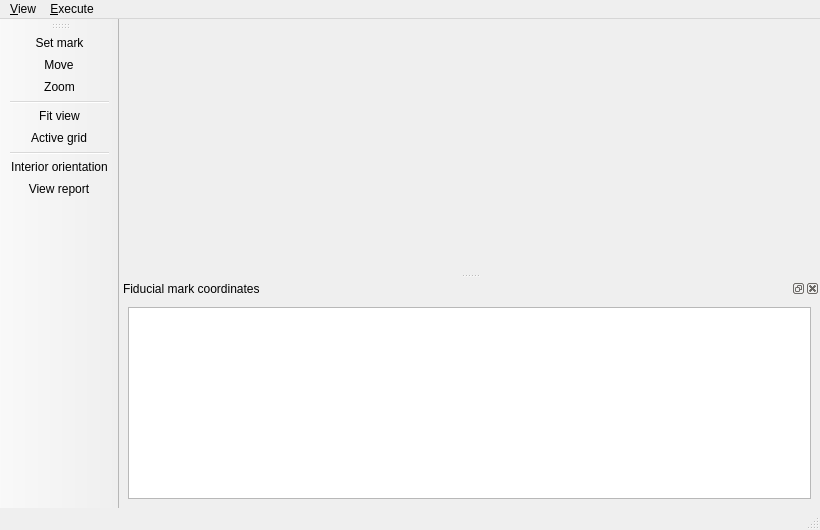
<?xml version="1.0" encoding="UTF-8"?>
<ui version="4.0">
 <class>IOMainWindow</class>
 <widget class="QMainWindow" name="IOMainWindow">
  <property name="geometry">
   <rect>
    <x>0</x>
    <y>0</y>
    <width>820</width>
    <height>530</height>
   </rect>
  </property>
  <property name="windowTitle">
   <string>Interior Orientation</string>
  </property>
  <property name="windowIcon">
   <iconset resource="../resource/resource.qrc">
    <normaloff>:/icon/WindowIcon.png</normaloff>:/icon/WindowIcon.png</iconset>
  </property>
  <widget class="QWidget" name="centralwidget">
   <layout class="QGridLayout"/>
  </widget>
  <widget class="QStatusBar" name="statusbar"/>
  <widget class="QMenuBar" name="menuBar">
   <property name="geometry">
    <rect>
     <x>0</x>
     <y>0</y>
     <width>820</width>
     <height>23</height>
    </rect>
   </property>
   <widget class="QMenu" name="menuView">
    <property name="title">
     <string>&amp;View</string>
    </property>
    <addaction name="actionSet_mark"/>
    <addaction name="actionMove"/>
    <addaction name="actionZoom"/>
    <addaction name="separator"/>
    <addaction name="actionFit_view"/>
    <addaction name="actionActive_grid"/>
   </widget>
   <widget class="QMenu" name="menuExecute">
    <property name="title">
     <string>&amp;Execute</string>
    </property>
    <addaction name="actionInterior_orientation"/>
    <addaction name="actionView_report"/>
   </widget>
   <addaction name="menuView"/>
   <addaction name="menuExecute"/>
  </widget>
  <widget class="QToolBar" name="toolBar">
   <property name="mouseTracking">
    <bool>false</bool>
   </property>
   <property name="windowTitle">
    <string>toolBar</string>
   </property>
   <property name="layoutDirection">
    <enum>Qt::LeftToRight</enum>
   </property>
   <property name="autoFillBackground">
    <bool>false</bool>
   </property>
   <property name="toolButtonStyle">
    <enum>Qt::ToolButtonIconOnly</enum>
   </property>
   <attribute name="toolBarArea">
    <enum>LeftToolBarArea</enum>
   </attribute>
   <attribute name="toolBarBreak">
    <bool>false</bool>
   </attribute>
   <addaction name="actionSet_mark"/>
   <addaction name="actionMove"/>
   <addaction name="actionZoom"/>
   <addaction name="separator"/>
   <addaction name="actionFit_view"/>
   <addaction name="actionActive_grid"/>
   <addaction name="separator"/>
   <addaction name="actionInterior_orientation"/>
   <addaction name="actionView_report"/>
  </widget>
  <widget class="QDockWidget" name="dockWidget">
   <property name="contextMenuPolicy">
    <enum>Qt::NoContextMenu</enum>
   </property>
   <property name="windowIcon">
    <iconset>
     <normaloff/>
    </iconset>
   </property>
   <property name="floating">
    <bool>false</bool>
   </property>
   <property name="features">
    <set>QDockWidget::AllDockWidgetFeatures</set>
   </property>
   <property name="windowTitle">
    <string>Fiducial mark coordinates</string>
   </property>
   <attribute name="dockWidgetArea">
    <number>8</number>
   </attribute>
   <widget class="QWidget" name="dockWidgetContents">
    <layout class="QGridLayout">
     <item row="0" column="0">
      <widget class="QTableView" name="table1"/>
     </item>
    </layout>
   </widget>
  </widget>
  <action name="actionZoom">
   <property name="checkable">
    <bool>true</bool>
   </property>
   <property name="icon">
    <iconset resource="../resource/resource.qrc">
     <normaloff>:/icon/find.png</normaloff>:/icon/find.png</iconset>
   </property>
   <property name="text">
    <string>&amp;Zoom</string>
   </property>
   <property name="toolTip">
    <string>&lt;!DOCTYPE HTML PUBLIC &quot;-//W3C//DTD HTML 4.0//EN&quot; &quot;http://www.w3.org/TR/REC-html40/strict.dtd&quot;&gt;
&lt;html&gt;&lt;head&gt;&lt;meta name=&quot;qrichtext&quot; content=&quot;1&quot; /&gt;&lt;style type=&quot;text/css&quot;&gt;
p, li { white-space: pre-wrap; }
&lt;/style&gt;&lt;/head&gt;&lt;body style=&quot; font-family:'Sans'; font-size:10pt; font-weight:400; font-style:normal;&quot;&gt;
&lt;p style=&quot; margin-top:0px; margin-bottom:0px; margin-left:0px; margin-right:0px; -qt-block-indent:0; text-indent:0px;&quot;&gt;&lt;span style=&quot; color:#000000;&quot;&gt;Zoom&lt;/span&gt;&lt;/p&gt;&lt;/body&gt;&lt;/html&gt;</string>
   </property>
   <property name="shortcut">
    <string>Ctrl+Z</string>
   </property>
  </action>
  <action name="actionExit">
   <property name="icon">
    <iconset resource="../resource/resource.qrc">
     <normaloff>:/icon/exit2.png</normaloff>:/icon/exit2.png</iconset>
   </property>
   <property name="text">
    <string>&amp;Exit</string>
   </property>
   <property name="shortcut">
    <string>Ctrl+E</string>
   </property>
  </action>
  <action name="actionView_report">
   <property name="icon">
    <iconset resource="../resource/resource.qrc">
     <normaloff>:/icon/table.png</normaloff>:/icon/table.png</iconset>
   </property>
   <property name="text">
    <string>View &amp;report</string>
   </property>
   <property name="toolTip">
    <string>&lt;!DOCTYPE HTML PUBLIC &quot;-//W3C//DTD HTML 4.0//EN&quot; &quot;http://www.w3.org/TR/REC-html40/strict.dtd&quot;&gt;
&lt;html&gt;&lt;head&gt;&lt;meta name=&quot;qrichtext&quot; content=&quot;1&quot; /&gt;&lt;style type=&quot;text/css&quot;&gt;
p, li { white-space: pre-wrap; }
&lt;/style&gt;&lt;/head&gt;&lt;body style=&quot; font-family:'Sans'; font-size:10pt; font-weight:400; font-style:normal;&quot;&gt;
&lt;p style=&quot; margin-top:0px; margin-bottom:0px; margin-left:0px; margin-right:0px; -qt-block-indent:0; text-indent:0px;&quot;&gt;&lt;span style=&quot; color:#000000;&quot;&gt;View report&lt;/span&gt;&lt;/p&gt;&lt;/body&gt;&lt;/html&gt;</string>
   </property>
   <property name="shortcut">
    <string>Ctrl+R</string>
   </property>
  </action>
  <action name="actionFit_view">
   <property name="icon">
    <iconset resource="../resource/resource.qrc">
     <normaloff>:/icon/fit.png</normaloff>:/icon/fit.png</iconset>
   </property>
   <property name="text">
    <string>Fit &amp;view</string>
   </property>
   <property name="toolTip">
    <string>&lt;!DOCTYPE HTML PUBLIC &quot;-//W3C//DTD HTML 4.0//EN&quot; &quot;http://www.w3.org/TR/REC-html40/strict.dtd&quot;&gt;
&lt;html&gt;&lt;head&gt;&lt;meta name=&quot;qrichtext&quot; content=&quot;1&quot; /&gt;&lt;style type=&quot;text/css&quot;&gt;
p, li { white-space: pre-wrap; }
&lt;/style&gt;&lt;/head&gt;&lt;body style=&quot; font-family:'Sans'; font-size:10pt; font-weight:400; font-style:normal;&quot;&gt;
&lt;p style=&quot; margin-top:0px; margin-bottom:0px; margin-left:0px; margin-right:0px; -qt-block-indent:0; text-indent:0px;&quot;&gt;&lt;span style=&quot; color:#000000;&quot;&gt;Fit view&lt;/span&gt;&lt;/p&gt;&lt;/body&gt;&lt;/html&gt;</string>
   </property>
   <property name="shortcut">
    <string>Ctrl+V</string>
   </property>
  </action>
  <action name="actionSet_mark">
   <property name="checkable">
    <bool>true</bool>
   </property>
   <property name="icon">
    <iconset resource="../resource/resource.qrc">
     <normaloff>:/icon/mark.png</normaloff>:/icon/mark.png</iconset>
   </property>
   <property name="text">
    <string>&amp;Set mark</string>
   </property>
   <property name="iconText">
    <string>Set mark</string>
   </property>
   <property name="toolTip">
    <string>&lt;!DOCTYPE HTML PUBLIC &quot;-//W3C//DTD HTML 4.0//EN&quot; &quot;http://www.w3.org/TR/REC-html40/strict.dtd&quot;&gt;
&lt;html&gt;&lt;head&gt;&lt;meta name=&quot;qrichtext&quot; content=&quot;1&quot; /&gt;&lt;style type=&quot;text/css&quot;&gt;
p, li { white-space: pre-wrap; }
&lt;/style&gt;&lt;/head&gt;&lt;body style=&quot; font-family:'Sans'; font-size:10pt; font-weight:400; font-style:normal;&quot;&gt;
&lt;p style=&quot; margin-top:0px; margin-bottom:0px; margin-left:0px; margin-right:0px; -qt-block-indent:0; text-indent:0px;&quot;&gt;&lt;span style=&quot; color:#000000;&quot;&gt;Set mark&lt;/span&gt;&lt;/p&gt;&lt;/body&gt;&lt;/html&gt;</string>
   </property>
   <property name="shortcut">
    <string>Ctrl+S</string>
   </property>
  </action>
  <action name="actionInterior_orientation">
   <property name="icon">
    <iconset resource="../resource/resource.qrc">
     <normaloff>:/icon/interior.ico</normaloff>:/icon/interior.ico</iconset>
   </property>
   <property name="text">
    <string>Interior &amp;orientation</string>
   </property>
   <property name="toolTip">
    <string>&lt;!DOCTYPE HTML PUBLIC &quot;-//W3C//DTD HTML 4.0//EN&quot; &quot;http://www.w3.org/TR/REC-html40/strict.dtd&quot;&gt;
&lt;html&gt;&lt;head&gt;&lt;meta name=&quot;qrichtext&quot; content=&quot;1&quot; /&gt;&lt;style type=&quot;text/css&quot;&gt;
p, li { white-space: pre-wrap; }
&lt;/style&gt;&lt;/head&gt;&lt;body style=&quot; font-family:'Sans'; font-size:10pt; font-weight:400; font-style:normal;&quot;&gt;
&lt;p style=&quot; margin-top:0px; margin-bottom:0px; margin-left:0px; margin-right:0px; -qt-block-indent:0; text-indent:0px;&quot;&gt;&lt;span style=&quot; color:#000000;&quot;&gt;Interior orientation&lt;/span&gt;&lt;/p&gt;&lt;/body&gt;&lt;/html&gt;</string>
   </property>
   <property name="shortcut">
    <string>Ctrl+O</string>
   </property>
  </action>
  <action name="actionMove">
   <property name="checkable">
    <bool>true</bool>
   </property>
   <property name="icon">
    <iconset resource="../resource/resource.qrc">
     <normaloff>:/icon/move.png</normaloff>:/icon/move.png</iconset>
   </property>
   <property name="text">
    <string>&amp;Move</string>
   </property>
   <property name="toolTip">
    <string>&lt;!DOCTYPE HTML PUBLIC &quot;-//W3C//DTD HTML 4.0//EN&quot; &quot;http://www.w3.org/TR/REC-html40/strict.dtd&quot;&gt;
&lt;html&gt;&lt;head&gt;&lt;meta name=&quot;qrichtext&quot; content=&quot;1&quot; /&gt;&lt;style type=&quot;text/css&quot;&gt;
p, li { white-space: pre-wrap; }
&lt;/style&gt;&lt;/head&gt;&lt;body style=&quot; font-family:'Sans'; font-size:10pt; font-weight:400; font-style:normal;&quot;&gt;
&lt;p style=&quot; margin-top:0px; margin-bottom:0px; margin-left:0px; margin-right:0px; -qt-block-indent:0; text-indent:0px;&quot;&gt;&lt;span style=&quot; color:#000000;&quot;&gt;Move&lt;/span&gt;&lt;/p&gt;&lt;/body&gt;&lt;/html&gt;</string>
   </property>
   <property name="shortcut">
    <string>Ctrl+M</string>
   </property>
  </action>
  <action name="actionActive_grid">
   <property name="icon">
    <iconset resource="../resource/resource.qrc">
     <normaloff>:/icon/grid.png</normaloff>:/icon/grid.png</iconset>
   </property>
   <property name="text">
    <string>&amp;Active grid</string>
   </property>
   <property name="iconText">
    <string>Active grid</string>
   </property>
   <property name="toolTip">
    <string>&lt;!DOCTYPE HTML PUBLIC &quot;-//W3C//DTD HTML 4.0//EN&quot; &quot;http://www.w3.org/TR/REC-html40/strict.dtd&quot;&gt;
&lt;html&gt;&lt;head&gt;&lt;meta name=&quot;qrichtext&quot; content=&quot;1&quot; /&gt;&lt;style type=&quot;text/css&quot;&gt;
p, li { white-space: pre-wrap; }
&lt;/style&gt;&lt;/head&gt;&lt;body style=&quot; font-family:'Sans'; font-size:10pt; font-weight:400; font-style:normal;&quot;&gt;
&lt;p style=&quot; margin-top:0px; margin-bottom:0px; margin-left:0px; margin-right:0px; -qt-block-indent:0; text-indent:0px;&quot;&gt;&lt;span style=&quot; color:#000000;&quot;&gt;Active grid&lt;/span&gt;&lt;/p&gt;&lt;/body&gt;&lt;/html&gt;</string>
   </property>
   <property name="shortcut">
    <string>Ctrl+A</string>
   </property>
   <property name="visible">
    <bool>false</bool>
   </property>
  </action>
 </widget>
 <resources>
  <include location="../resource/resource.qrc"/>
 </resources>
 <connections/>
</ui>
